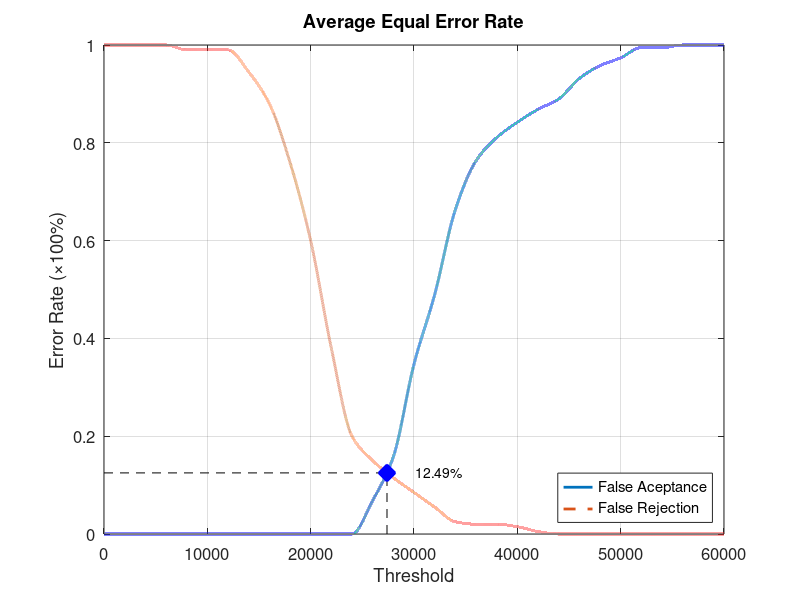
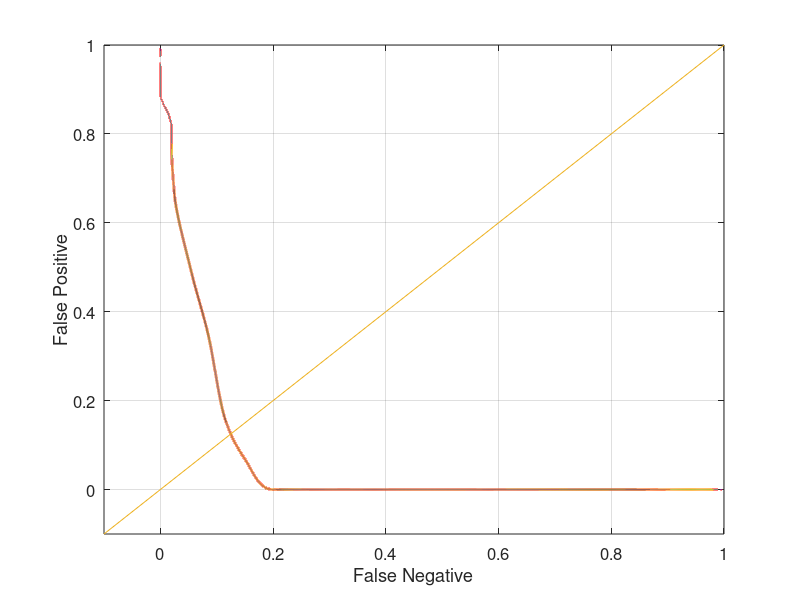

These figures' MATLAB source, in order:
function yEER = Database4_4
close all;
clear;
clc;
x = 0:2000:60000;
xq = 0:0.5:60000;

y0 = [0 0 0 0 0 0 0 0 0 0 0 0 0 0.0684211 0.157895 0.347368 0.489474 0.663158 0.763158 0.810526 0.842105 0.868421 0.889474 0.931579 0.957895 0.973684 0.994737 0.994737 1 1 1];
yy0 = interp1(x, y0, xq, 'pchip');
y1 = [1 1 1 1 0.99 0.99 0.99 0.945 0.88 0.76 0.6 0.38 0.2 0.15 0.115 0.085 0.055 0.025 0.02 0.02 0.015 0.005 0 0 0 0 0 0 0 0 0];
yy1 = interp1(x, y1, xq, 'pchip');

% Calculating EER: 
y2 = abs(y0 - y1);
find(y2 == min(y2))
yy2 = abs(yy0 - yy1);
xEER = find(yy2 == min(yy2));
xEERIndex = xq(xEER) % X-axis EER
yEER = yy0(xEER) % Y-axis EER

main = figure
plot(xq, yy0,'-','LineWidth', 2);	hold on
plot(xq, yy1,'--','LineWidth', 2);	hold on
plot([xEERIndex xEERIndex], [0 yEER], 'k--');	hold on
plot([0 xEERIndex], [yEER yEER], 'k--');	hold on
plot(xEERIndex, yEER, 'bx', 'LineWidth', 10);	hold on
text(xEERIndex + 10 * xEERIndex / 100, yEER, [num2str(round((10000 * yEER)) / 100) '%'])
legend('False Aceptance', 'False Rejection', 'Location', 'SouthEast')
xlabel('Threshold')
ylabel('Error Rate (\times100%)')
title('Average Equal Error Rate')
set(gca, 'FontSize', 12)
axis([0 60000 0 1])
grid on

print(main, 'Database4_4Main', '-dpng');
FNRxFPR = figure('Color', [1 1 1]);
plot(yy1, yy0, '-', yy1, yy0, 'LineWidth', 2);
hold on
y = -0.1:0.1:1
plot(y, y); 
set(gca, 'FontSize', 12)
xlabel('False Negative')
ylabel('False Positive')
axis([-0.1 1 -0.1 1])
set(gca, 'FontSize', 12)
grid on

print(FNRxFPR, 'Database4_4FNRxFPR','-dpng');
end
